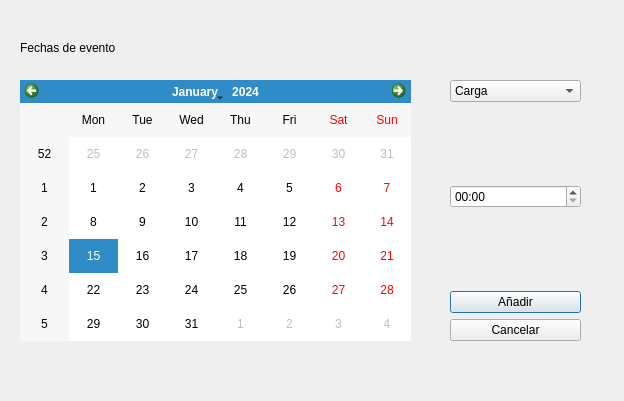
<?xml version="1.0" encoding="UTF-8"?>
<ui version="4.0">
 <class>Dialog</class>
 <widget class="QDialog" name="Dialog">
  <property name="geometry">
   <rect>
    <x>0</x>
    <y>0</y>
    <width>624</width>
    <height>401</height>
   </rect>
  </property>
  <property name="windowTitle">
   <string>Dialog</string>
  </property>
  <widget class="QCalendarWidget" name="calendar">
   <property name="geometry">
    <rect>
     <x>20</x>
     <y>80</y>
     <width>391</width>
     <height>261</height>
    </rect>
   </property>
  </widget>
  <widget class="QLabel" name="label">
   <property name="geometry">
    <rect>
     <x>20</x>
     <y>40</y>
     <width>181</width>
     <height>16</height>
    </rect>
   </property>
   <property name="styleSheet">
    <string notr="true">font: 10pt &quot;MS Shell Dlg 2&quot;;</string>
   </property>
   <property name="text">
    <string>Fechas de evento</string>
   </property>
  </widget>
  <widget class="QWidget" name="layoutWidget">
   <property name="geometry">
    <rect>
     <x>450</x>
     <y>80</y>
     <width>131</width>
     <height>261</height>
    </rect>
   </property>
   <layout class="QVBoxLayout" name="verticalLayout">
    <item>
     <widget class="QComboBox" name="combo_tarea">
      <item>
       <property name="text">
        <string>Carga</string>
       </property>
      </item>
      <item>
       <property name="text">
        <string>Montaje</string>
       </property>
      </item>
      <item>
       <property name="text">
        <string>Pruebas</string>
       </property>
      </item>
      <item>
       <property name="text">
        <string>Evento</string>
       </property>
      </item>
      <item>
       <property name="text">
        <string>Desmontaje</string>
       </property>
      </item>
      <item>
       <property name="text">
        <string>Descarga</string>
       </property>
      </item>
      <item>
       <property name="text">
        <string>Produccion</string>
       </property>
      </item>
      <item>
       <property name="text">
        <string>Viaje</string>
       </property>
      </item>
      <item>
       <property name="text">
        <string>Almacén</string>
       </property>
      </item>
     </widget>
    </item>
    <item>
     <spacer name="verticalSpacer">
      <property name="orientation">
       <enum>Qt::Vertical</enum>
      </property>
      <property name="sizeHint" stdset="0">
       <size>
        <width>20</width>
        <height>40</height>
       </size>
      </property>
     </spacer>
    </item>
    <item>
     <widget class="QTimeEdit" name="time">
      <property name="displayFormat">
       <string>HH:mm</string>
      </property>
     </widget>
    </item>
    <item>
     <spacer name="verticalSpacer_2">
      <property name="orientation">
       <enum>Qt::Vertical</enum>
      </property>
      <property name="sizeHint" stdset="0">
       <size>
        <width>20</width>
        <height>40</height>
       </size>
      </property>
     </spacer>
    </item>
    <item>
     <widget class="QPushButton" name="button_add">
      <property name="text">
       <string>Añadir</string>
      </property>
     </widget>
    </item>
    <item>
     <widget class="QPushButton" name="button_cancel">
      <property name="text">
       <string>Cancelar</string>
      </property>
     </widget>
    </item>
   </layout>
  </widget>
 </widget>
 <resources/>
 <connections>
  <connection>
   <sender>button_cancel</sender>
   <signal>clicked()</signal>
   <receiver>Dialog</receiver>
   <slot>close()</slot>
   <hints>
    <hint type="sourcelabel">
     <x>482</x>
     <y>327</y>
    </hint>
    <hint type="destinationlabel">
     <x>476</x>
     <y>353</y>
    </hint>
   </hints>
  </connection>
 </connections>
</ui>
